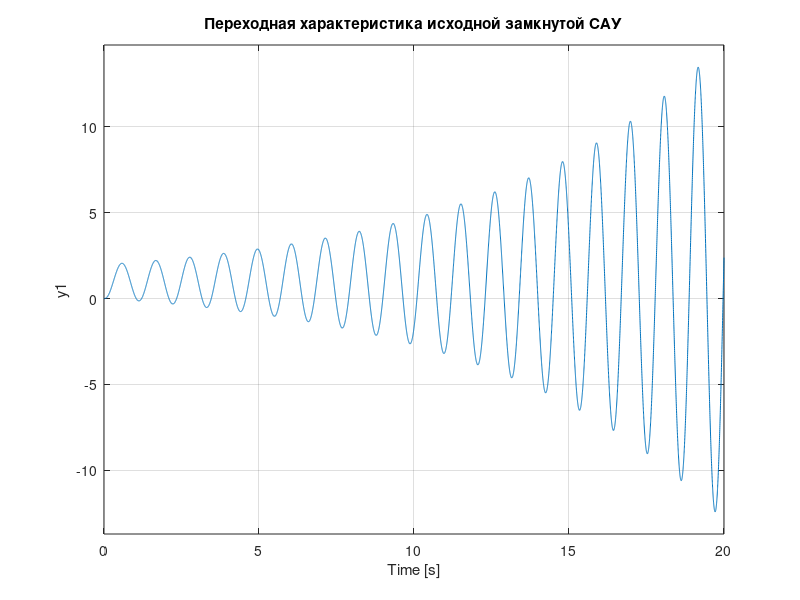

Recreate this plot in MATLAB. (Note: this script raises an error after producing the figure.)
clear;
clc;
close all;

num = 40;
den = [0.04 1.2 1 0];
W_open = tf(num, den);
W_closed = feedback(W_open, 1);

char_eq = den + [0 0 0 num];
a0 = char_eq(1);
a1 = char_eq(2);
a2 = char_eq(3);
a3 = char_eq(4);
D1 = a1;
D2 = a1*a2 - a0*a3;
D3 = a3*D2;
fprintf('Определители Гурвица: D1 = %.2f, D2 = %.2f, D3 = %.2f\n', D1, D2, D3);
disp('Полюсы исходной замкнутой САУ:');
disp(pole(W_closed));

[Am, Pm, ~, Wcp] = margin(W_open);
fprintf('Исходная САУ: запас по амплитуде %.3f дБ, по фазе %.3f град., частота среза %.3f рад/с\n', ...
    20*log10(Am), Pm, Wcp);

figure('Name', 'Исходная САУ');
step(W_closed, 0:0.002:20);
grid on;
title('Переходная характеристика исходной замкнутой САУ');

wc = 150;
gamma_target = 60;

wj = 1i*wc;
mag_i = abs(evalfr(W_open, wj));
ph_i = -90 - rad2deg(angle(polyval(den(1:3), wj)));
gamma_base = 180 + ph_i;
delta_phi = gamma_target - gamma_base;
fprintf('Фаза исходной САУ на частоте среза %.2f град., необходимое опережение %.2f град.\n', ...
    ph_i, delta_phi);

phi_stage = delta_phi/2;
alpha = (1 + sind(phi_stage)) / (1 - sind(phi_stage));
T2 = 1/(wc*sqrt(alpha));
T1 = alpha*T2;
w_zero = 1/T1;
w_pole = 1/T2;

L_wc = 20*log10(mag_i);
L_stage_wc = 20*log10(sqrt(1+(T1*wc)^2) / sqrt(1+(T2*wc)^2));
L_K = -L_wc - 2*L_stage_wc;

plant_breaks = sort(abs(roots(den(1:3))));
w = sort([logspace(-1, 4, 1500), plant_breaks.', w_zero, w_pole, wc]);

L_open_asym = 20*log10(num) - 20*log10(w) ...
    - 20*log10(max(1, w/plant_breaks(1))) ...
    - 20*log10(max(1, w/plant_breaks(2)));
L_des_asym = L_open_asym + L_K ...
    + 40*log10(max(1, w/w_zero)) - 40*log10(max(1, w/w_pole));
L_ku_asym = L_des_asym - L_open_asym;

K = 10^(L_ku_asym(1)/20);
W_ku = K * tf([T1 1], [T2 1])^2;
fprintf('Исходные сопрягающие частоты: %.3f и %.3f рад/с\n', plant_breaks(1), plant_breaks(2));
fprintf('ПКУ: K = %.6f, T1 = %.8f с, T2 = %.8f с\n', K, T1, T2);
fprintf('Частоты излома ПКУ: %.3f и %.3f рад/с\n', w_zero, w_pole);
fprintf('W_ku(s) = %.6f * (%.8f*s + 1)^2 / (%.8f*s + 1)^2\n', K, T1, T2);

W_final = W_ku * W_open;
W_closed_final = feedback(W_final, 1);
[Am2, Pm2, ~, Wcp2] = margin(W_final);

disp('Полюсы скорректированной замкнутой САУ:');
disp(pole(W_closed_final));
fprintf('После коррекции: запас по амплитуде %.3f дБ, по фазе %.3f град., частота среза %.3f рад/с\n', ...
    20*log10(Am2), Pm2, Wcp2);

info = stepinfo(W_closed_final, 'SettlingTimeThreshold', 0.02);
Tpp_fact = info.SettlingTime;
sigma_fact = info.Overshoot;
[M_fact, w_peak] = getPeakGain(W_closed_final, 1e-5);
fprintf('Пик АЧХ замкнутой САУ на частоте %.3f рад/с\n', w_peak);

fprintf('Время установления: %.4f с\n', Tpp_fact);
fprintf('Перерегулирование: %.2f %%\n', sigma_fact);
fprintf('Показатель колебательности M: %.4f\n', M_fact);

[mag_open, phase_open] = bode(W_open, w);
mag_open = reshape(mag_open, 1, []);
phase_open = reshape(phase_open, 1, []);
L_open = 20*log10(mag_open);
L_des = L_open + L_K + 40*log10(hypot(1, w/w_zero)./hypot(1, w/w_pole));
phase_des = phase_open + 2*(atand(w/w_zero) - atand(w/w_pole));

figure('Name', 'Исходная и желаемая ЛАЧХ и ЛФЧХ');
subplot(2,1,1);
semilogx(w, L_open, w, L_des, 'LineWidth', 1.2);
grid on;
ylabel('L, дБ');
legend('Исходная', 'Желаемая (после коррекции)', 'Location', 'best');
title('ЛАЧХ разомкнутой САУ');
subplot(2,1,2);
semilogx(w, phase_open, w, phase_des, 'LineWidth', 1.2);
grid on;
xlabel('omega, рад/с');
ylabel('Фаза, град.');
legend('Исходная', 'Желаемая (после коррекции)', 'Location', 'best');
title('ЛФЧХ разомкнутой САУ');

figure('Name', 'Геометрическое вычитание ЛАЧХ');
semilogx(w, L_open_asym, '--', w, L_des_asym, '--', w, L_ku_asym, 'LineWidth', 1.2);
grid on;
xlabel('omega, рад/с');
ylabel('L, дБ');
legend('Исходная L_{исх}', 'Желаемая L_ж', 'ПКУ: L_ж - L_{исх}', 'Location', 'best');
title('Асимптотические ЛАЧХ');

figure('Name', 'Скорректированная замкнутая САУ');
bode(W_closed_final, w);
grid on;
title('ЛАЧХ и ЛФЧХ скорректированной замкнутой САУ');

figure('Name', 'Сравнение переходных характеристик');
step(W_closed, W_closed_final, 0:0.0001:0.5);
grid on;
legend('Исходная САУ', 'Скорректированная САУ', 'Location', 'best');
title('Переходные характеристики замкнутых САУ');

figure('Name', 'Переходный процесс после коррекции');
[y_final, t_final] = step(W_closed_final, 0:0.0001:0.25);
plot(t_final, y_final, 'LineWidth', 1.2);
grid on;
xlabel('Время, с');
ylabel('h(t)');
hold on;
yline(0.98, '--');
yline(1.02, '--');
title('Скорректированная САУ и полоса ±2%');
